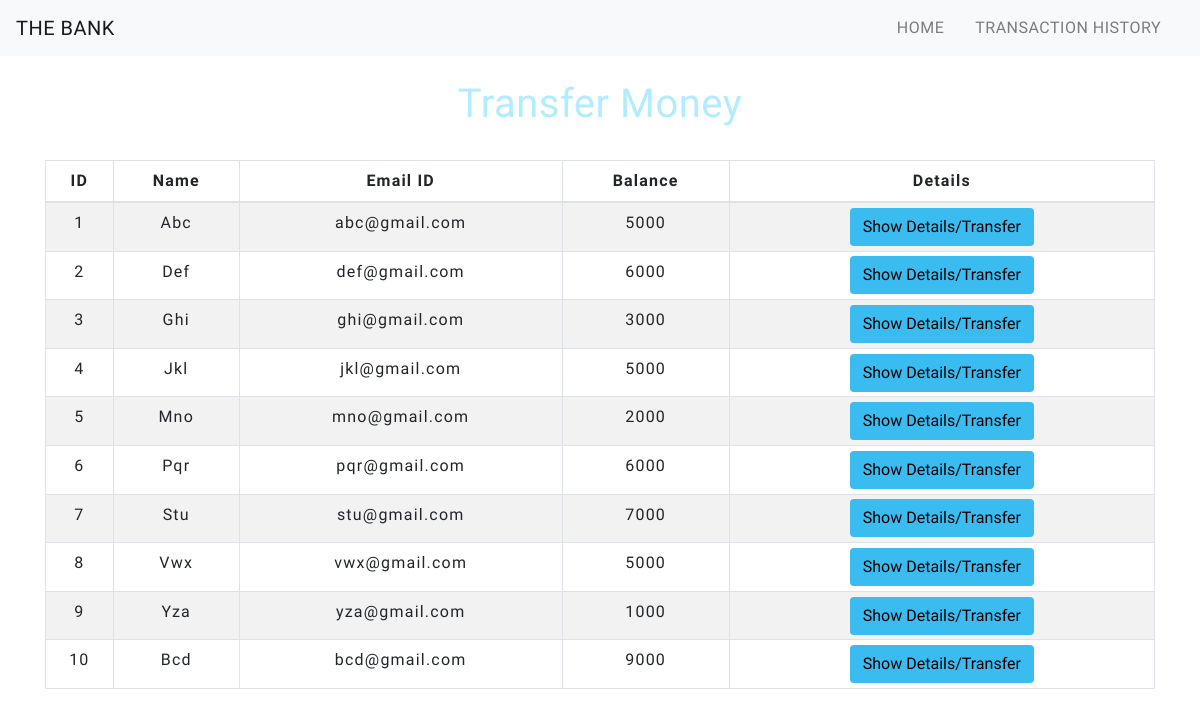
The app's page /transfermoney.php with its own data.
### tables this page shows
CREATE TABLE `users` (
  `id` int(5) NOT NULL,
  `name` text NOT NULL,
  `email` varchar(30) NOT NULL,
  `balance` int(8) NOT NULL
);

### transfermoney.php (the view, shortened to what this page needs)
<!DOCTYPE html>
<html lang="en">
<head>
    <link rel="stylesheet" href="https://maxcdn.bootstrapcdn.com/bootstrap/4.0.0/css/bootstrap.min.css">
    <link rel="stylesheet" type="text/css" href="css/tab.css">
    <link rel="stylesheet" type="text/css" href="css/nbar.css">
</head>
<body>
<?php
    include 'config.php';
    $sql = "SELECT * FROM users";
    $result = mysqli_query($conn,$sql);
?>
<?php
  include 'navbar.php';
?>
<div class="container">
        <h2 class="text-center pt-4">Transfer Money</h2>
        <br>
            <div class="row">
                <div class="col">
                    <div class="table-responsive-sm">
                    <table class="table table-hover table-sm table-striped table-condensed table-bordered">
                        <thead>
                            <tr>
                            <th scope="col" class="text-center py-2">ID</th>
                            <th scope="col" class="text-center py-2">Name</th>
                            <th scope="col" class="text-center py-2">Email ID</th>
                            <th scope="col" class="text-center py-2">Balance</th>
                            <th scope="col" class="text-center py-2">Details</th>
                            </tr>
                        </thead>
                        <tbody>
                <?php
                    while($rows=mysqli_fetch_assoc($result)){
                ?>
                    <tr>
                        <td class="py-2"><?php echo $rows['id'] ?></td>
                        <td class="py-2"><?php echo $rows['name']?></td>
                        <td class="py-2"><?php echo $rows['email']?></td>
                        <td class="py-2"><?php echo $rows['balance']?></td>
                        <td><a href="selecteduserdetail.php?id= <?php echo $rows['id'] ;?>"> <button type="button" class="btn">Show Details/Transfer</button></a></td>
                    </tr>
                <?php
                    }
                ?>
                        </tbody>
                    </table>
                    </div>
                </div>
            </div>
         </div>
</body>
</html>

### navbar.php (shortened to what this page needs)
<nav class="navbar navbar-expand-md navbar-light bg-light">
<a class="navbar-brand" href="index.php">THE BANK</a>
<div class="collapse navbar-collapse" id="collapsibleNavbar">
      <ul class="navbar-nav ml-auto">
        <li class="nav-item">
          <a class="nav-link" href="index.php">HOME</a>
        </li>
        <li class="nav-item">
          <a class="nav-link" href="transactionhistory.php">TRANSACTION HISTORY</a>
        </li>
    </div>
 </nav>

### tab.css (style rules this page uses)
* { padding: 0; margin: 0; box-sizing: border-box; font-family: Advent Pro; }
h2 { font-size: 40px; }
table { letter-spacing: 1.2px; }
td { text-align: center; }
button { border:none; background: #3abcf0; transition: 1s; }

### nbar.css (style rules this page uses)
.nav-link { margin-right: 15px; color:#c9ebf1; letter-spacing: 0.5px; transition: 0.5s; }
.navbar-brand { color: #b3ecff; letter-spacing: 0.5px; }
h2 { color: #b3ecff; letter-spacing: 0.5px; font-family: advent pro; }

### transfermoney.php (style rules this page uses)
button { background: #3abcf0; transition: 1.5s; }

### records on screen
users: id "1", name "Abc", email "abc@gmail.com", balance "5000"
users: id "2", name "Def", email "def@gmail.com", balance "6000"
users: id "3", name "Ghi", email "ghi@gmail.com", balance "3000"
users: id "4", name "Jkl", email "jkl@gmail.com", balance "5000"
users: id "5", name "Mno", email "mno@gmail.com", balance "2000"
users: id "6", name "Pqr", email "pqr@gmail.com", balance "6000"
users: id "7", name "Stu", email "stu@gmail.com", balance "7000"
users: id "8", name "Vwx", email "vwx@gmail.com", balance "5000"
users: id "9", name "Yza", email "yza@gmail.com", balance "1000"
users: id "10", name "Bcd", email "bcd@gmail.com", balance "9000"
